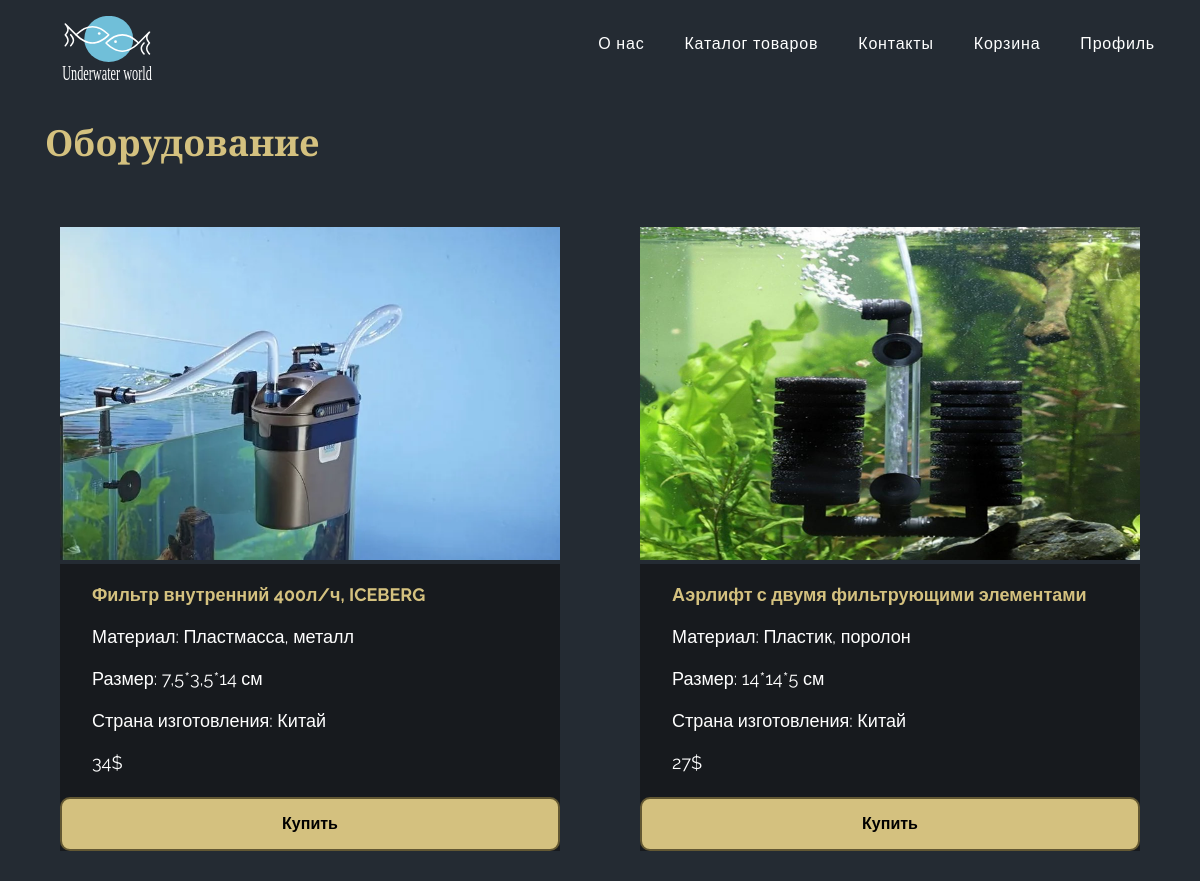
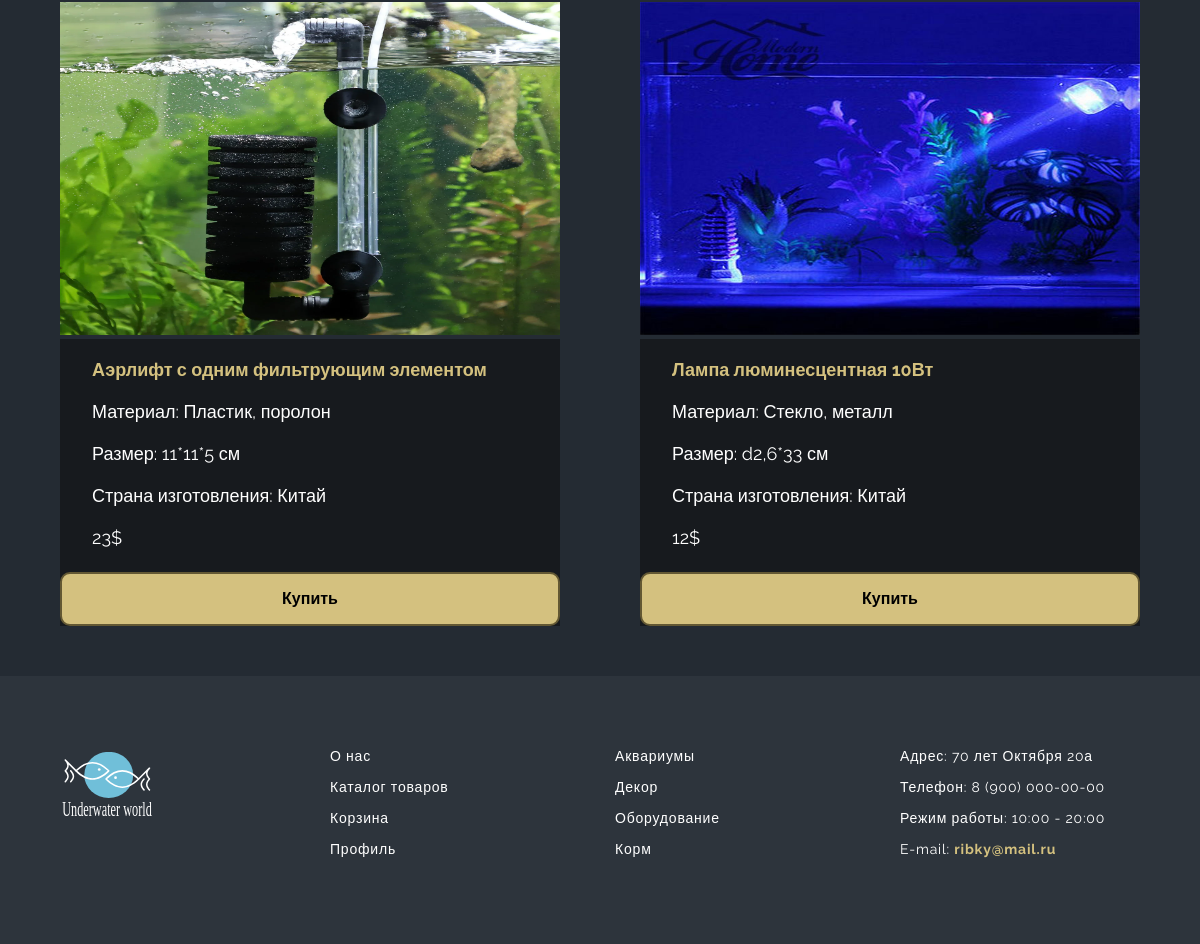
Page /equipment.php on the committed database (2 pictures, top to bottom).
### tables this page shows
CREATE TABLE `equipment` (
  `id` int UNSIGNED NOT NULL,
  `name` varchar(60) NOT NULL,
  `image` varchar(30) NOT NULL,
  `cost` int UNSIGNED NOT NULL,
  `size` varchar(60) NOT NULL,
  `matireal` varchar(60) NOT NULL,
  `production` varchar(40) NOT NULL
);

### equipment.php (the view, shortened to what this page needs)
<!DOCTYPE html>
<html lang="en">
<head>
    <link rel="stylesheet" href="main.css">
</head>
<body>
    <?php require_once "blocks/header.php" ?>
    <main>
        <section class="apartments none1">
            <div class="container">
                <div class="apartments__title">
                    <h2 class="title-category">Оборудование</h2>
                </div>
                 <div class="container trending">
                    <div class="games">
                        <?php
                        require_once "lib/db.php";
                        $sql = 'SELECT * FROM equipment';
                        $query = $pdo->prepare($sql);
                        $query->execute();
                        $games = $query->fetchAll(PDO::FETCH_OBJ);
                        foreach($games as $el)
                            echo
                                '<div class="block">
                                    <img class="form" src="/img/equipment/'.$el->image.'" alt="">
                                    <div class="description">
                                    <span class="desc-title">'.$el->name.'</span>
                                    <span>Материал: '.$el->matireal.'</span>
                                    <span>Размер: '.$el->size.' см</span>
                                    <span>Страна изготовления: '.$el->production.'</span>
                                    <span>'.$el->cost.'$</span>
                                    <button class="buy"> Купить</button>
                                    </div>
                                </div>';
                        ?>
                    </div>
                </div>
            </div>
        </section>
    </main>
    <?php require_once "blocks/footer.php"; ?>
</body>
</html>

### main.css (style rules this page uses)
* { padding: 0px; margin: 0px; border: none; }
*, *::before, *::after { box-sizing: border-box; }
aside, nav, footer, header, section, main { display: block; }
h1, h2, h3, h4, h5, h6, p { font-size: inherit; font-weight: inherit; }
img, svg { max-width: 100%; height: auto; }
body { font-family: "Raleway", sans-serif; background-color: #242B33; color: #fff; font-size: 18px; }
.container { margin: 0 auto; padding: 0 15px; max-width: 1140px; }
.title-2, .title-category { font-size: 36px; font-family: "Playfair Display", serif; color: #D4C17F; font-weight: 700; }
.title-category { margin-top: 2rem; margin-bottom: -10rem; }
.apartments__title { margin-bottom: 88px; }
.trending { padding-top: 50px; }
.trending .games { display: flex; justify-content: space-between; flex-wrap: wrap; width: 100%; padding: 50px 0; }
.form { width: 500px; height: 333px; margin-top: 2rem; position: relative; transition: all 0.2s ease-in; }
.trending .games span { margin-top: 20px; padding-left: 2rem; }
.description { display: flex; flex-direction: column; text-align: start; background-color: #0c0c0c86; }
.desc-title { font-weight: bold; color: #D4C17F; }
.buy { padding: 1rem 2rem; border-radius: 10px; background-color: #D4C17F; margin-top: 1.5rem; font-size: 16px; font-weight: bold; border: 2px solid #635833; }
h2 { font-size: 2rem; margin-bottom: 20px; color: #D4C17F; }
button { background: #fff; color: #000; font-weight: 600; border: none; padding: 12px 20px; cursor: pointer; border-radius: 3px; font-size: 16px; border: 2px solid transparent; transition: 0.3s ease; }

### rows in the picture
equipment: image (picture), name "Фильтр внутренний 400л/ч, ICEBERG", matireal "Пластмасса, металл", size "7,5*3,5*14", production "Китай", cost "34"
equipment: image (picture), name "Аэрлифт с двумя фильтрующими элементами", matireal "Пластик, поролон", size "14*14*5", production "Китай", cost "27"
equipment: image (picture), name "Аэрлифт с одним фильтрующим элементом", matireal "Пластик, поролон", size "11*11*5", production "Китай", cost "23"
equipment: image (picture), name "Лампа люминесцентная 10Вт", matireal "Стекло, металл", size "d2,6*33", production "Китай", cost "12"
